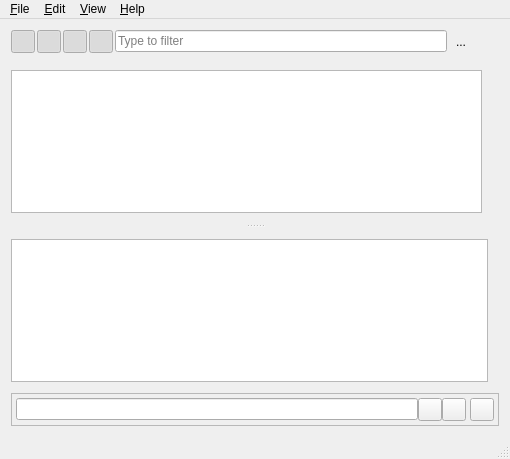
<?xml version="1.0" encoding="UTF-8"?>
<ui version="4.0">
 <class>MainWindow</class>
 <widget class="QMainWindow" name="MainWindow">
  <property name="geometry">
   <rect>
    <x>0</x>
    <y>0</y>
    <width>510</width>
    <height>459</height>
   </rect>
  </property>
  <property name="windowTitle">
   <string>EVE LogLite - %1</string>
  </property>
  <widget class="QWidget" name="centralWidget">
   <layout class="QVBoxLayout" name="verticalLayout">
    <item>
     <layout class="QHBoxLayout" name="horizontalLayout">
      <property name="spacing">
       <number>2</number>
      </property>
      <property name="topMargin">
       <number>0</number>
      </property>
      <item>
       <widget class="QToolButton" name="errorFilter">
        <property name="text">
         <string/>
        </property>
        <property name="icon">
         <iconset resource="resources.qrc">
          <normaloff>:/default/error</normaloff>:/default/error</iconset>
        </property>
        <property name="checkable">
         <bool>true</bool>
        </property>
        <property name="checked">
         <bool>true</bool>
        </property>
        <property name="autoRaise">
         <bool>true</bool>
        </property>
       </widget>
      </item>
      <item>
       <widget class="QToolButton" name="warningFilter">
        <property name="text">
         <string/>
        </property>
        <property name="icon">
         <iconset resource="resources.qrc">
          <normaloff>:/default/warning</normaloff>:/default/warning</iconset>
        </property>
        <property name="checkable">
         <bool>true</bool>
        </property>
        <property name="checked">
         <bool>true</bool>
        </property>
        <property name="autoRaise">
         <bool>true</bool>
        </property>
       </widget>
      </item>
      <item>
       <widget class="QToolButton" name="noticeFilter">
        <property name="text">
         <string/>
        </property>
        <property name="icon">
         <iconset resource="resources.qrc">
          <normaloff>:/default/notice</normaloff>:/default/notice</iconset>
        </property>
        <property name="checkable">
         <bool>true</bool>
        </property>
        <property name="checked">
         <bool>true</bool>
        </property>
        <property name="autoRaise">
         <bool>true</bool>
        </property>
       </widget>
      </item>
      <item>
       <widget class="QToolButton" name="infoFilter">
        <property name="text">
         <string/>
        </property>
        <property name="icon">
         <iconset resource="resources.qrc">
          <normaloff>:/default/info</normaloff>:/default/info</iconset>
        </property>
        <property name="checkable">
         <bool>true</bool>
        </property>
        <property name="checked">
         <bool>true</bool>
        </property>
        <property name="autoRaise">
         <bool>true</bool>
        </property>
       </widget>
      </item>
      <item>
       <widget class="QLineEdit" name="textFilter">
        <property name="placeholderText">
         <string>Type to filter</string>
        </property>
        <property name="clearButtonEnabled">
         <bool>true</bool>
        </property>
       </widget>
      </item>
      <item>
       <widget class="QToolButton" name="highlightsButton">
        <property name="contextMenuPolicy">
         <enum>Qt::PreventContextMenu</enum>
        </property>
        <property name="toolTip">
         <string>None</string>
        </property>
        <property name="text">
         <string>...</string>
        </property>
        <property name="icon">
         <iconset resource="resources.qrc">
          <normaloff>:/default/nohighlights</normaloff>:/default/nohighlights</iconset>
        </property>
        <property name="autoRaise">
         <bool>true</bool>
        </property>
       </widget>
      </item>
      <item>
       <widget class="QToolButton" name="filterButton">
        <property name="contextMenuPolicy">
         <enum>Qt::CustomContextMenu</enum>
        </property>
        <property name="toolTip">
         <string>None</string>
        </property>
        <property name="text">
         <string/>
        </property>
        <property name="icon">
         <iconset resource="resources.qrc">
          <normaloff>:/default/nofilter</normaloff>:/default/nofilter</iconset>
        </property>
        <property name="checkable">
         <bool>false</bool>
        </property>
        <property name="popupMode">
         <enum>QToolButton::InstantPopup</enum>
        </property>
        <property name="toolButtonStyle">
         <enum>Qt::ToolButtonFollowStyle</enum>
        </property>
        <property name="autoRaise">
         <bool>true</bool>
        </property>
        <property name="arrowType">
         <enum>Qt::NoArrow</enum>
        </property>
       </widget>
      </item>
     </layout>
    </item>
    <item>
     <layout class="QHBoxLayout" name="horizontalLayout_3">
      <property name="leftMargin">
       <number>0</number>
      </property>
      <item>
       <widget class="QWidget" name="tableParent" native="true">
        <layout class="QVBoxLayout" name="verticalLayout_2">
         <property name="spacing">
          <number>0</number>
         </property>
         <property name="leftMargin">
          <number>0</number>
         </property>
         <property name="topMargin">
          <number>0</number>
         </property>
         <property name="rightMargin">
          <number>0</number>
         </property>
         <property name="bottomMargin">
          <number>0</number>
         </property>
         <item>
          <widget class="QWidget" name="widget" native="true">
           <property name="minimumSize">
            <size>
             <width>0</width>
             <height>50</height>
            </size>
           </property>
           <layout class="QVBoxLayout" name="verticalLayout_3">
            <property name="leftMargin">
             <number>0</number>
            </property>
            <property name="topMargin">
             <number>0</number>
            </property>
            <property name="rightMargin">
             <number>0</number>
            </property>
            <property name="bottomMargin">
             <number>0</number>
            </property>
            <item>
             <widget class="QSplitter" name="splitter">
              <property name="orientation">
               <enum>Qt::Vertical</enum>
              </property>
              <widget class="QWidget" name="horizontalLayoutWidget_2">
               <layout class="QHBoxLayout" name="horizontalLayout_5">
                <property name="spacing">
                 <number>0</number>
                </property>
                <property name="leftMargin">
                 <number>0</number>
                </property>
                <item>
                 <widget class="LogView" name="tableView">
                  <property name="sizePolicy">
                   <sizepolicy hsizetype="Expanding" vsizetype="Expanding">
                    <horstretch>0</horstretch>
                    <verstretch>1</verstretch>
                   </sizepolicy>
                  </property>
                  <property name="contextMenuPolicy">
                   <enum>Qt::CustomContextMenu</enum>
                  </property>
                  <property name="tabKeyNavigation">
                   <bool>false</bool>
                  </property>
                  <property name="selectionBehavior">
                   <enum>QAbstractItemView::SelectRows</enum>
                  </property>
                  <property name="verticalScrollMode">
                   <enum>QAbstractItemView::ScrollPerPixel</enum>
                  </property>
                  <property name="gridStyle">
                   <enum>Qt::DotLine</enum>
                  </property>
                  <property name="wordWrap">
                   <bool>false</bool>
                  </property>
                  <attribute name="horizontalHeaderMinimumSectionSize">
                   <number>28</number>
                  </attribute>
                  <attribute name="horizontalHeaderHighlightSections">
                   <bool>false</bool>
                  </attribute>
                  <attribute name="horizontalHeaderStretchLastSection">
                   <bool>true</bool>
                  </attribute>
                  <attribute name="verticalHeaderVisible">
                   <bool>true</bool>
                  </attribute>
                  <attribute name="verticalHeaderDefaultSectionSize">
                   <number>23</number>
                  </attribute>
                  <attribute name="verticalHeaderHighlightSections">
                   <bool>true</bool>
                  </attribute>
                  <attribute name="verticalHeaderStretchLastSection">
                   <bool>false</bool>
                  </attribute>
                 </widget>
                </item>
                <item>
                 <widget class="LogMap" name="logMap" native="true">
                  <property name="minimumSize">
                   <size>
                    <width>6</width>
                    <height>0</height>
                   </size>
                  </property>
                 </widget>
                </item>
               </layout>
              </widget>
              <widget class="QWidget" name="horizontalLayoutWidget_3">
               <layout class="QHBoxLayout" name="horizontalLayout_6">
                <property name="leftMargin">
                 <number>0</number>
                </property>
                <item>
                 <widget class="QTextBrowser" name="messageText">
                  <property name="focusPolicy">
                   <enum>Qt::StrongFocus</enum>
                  </property>
                  <property name="tabChangesFocus">
                   <bool>true</bool>
                  </property>
                  <property name="readOnly">
                   <bool>true</bool>
                  </property>
                  <property name="openLinks">
                   <bool>false</bool>
                  </property>
                 </widget>
                </item>
               </layout>
              </widget>
             </widget>
            </item>
           </layout>
          </widget>
         </item>
         <item>
          <widget class="QFrame" name="searchBox">
           <property name="autoFillBackground">
            <bool>true</bool>
           </property>
           <property name="frameShape">
            <enum>QFrame::StyledPanel</enum>
           </property>
           <property name="frameShadow">
            <enum>QFrame::Plain</enum>
           </property>
           <layout class="QHBoxLayout" name="horizontalLayout_2">
            <property name="spacing">
             <number>0</number>
            </property>
            <property name="leftMargin">
             <number>4</number>
            </property>
            <property name="topMargin">
             <number>4</number>
            </property>
            <property name="rightMargin">
             <number>4</number>
            </property>
            <property name="bottomMargin">
             <number>4</number>
            </property>
            <item>
             <widget class="QLineEdit" name="searchText">
              <property name="clearButtonEnabled">
               <bool>true</bool>
              </property>
             </widget>
            </item>
            <item>
             <widget class="QToolButton" name="searchUp">
              <property name="text">
               <string/>
              </property>
              <property name="icon">
               <iconset resource="resources.qrc">
                <normaloff>:/default/searchUp</normaloff>:/default/searchUp</iconset>
              </property>
             </widget>
            </item>
            <item>
             <widget class="QToolButton" name="searchDown">
              <property name="text">
               <string/>
              </property>
              <property name="icon">
               <iconset resource="resources.qrc">
                <normaloff>:/default/searchDown</normaloff>:/default/searchDown</iconset>
              </property>
             </widget>
            </item>
            <item>
             <spacer name="horizontalSpacer">
              <property name="orientation">
               <enum>Qt::Horizontal</enum>
              </property>
              <property name="sizeType">
               <enum>QSizePolicy::Fixed</enum>
              </property>
              <property name="sizeHint" stdset="0">
               <size>
                <width>4</width>
                <height>20</height>
               </size>
              </property>
             </spacer>
            </item>
            <item>
             <widget class="QToolButton" name="searchClose">
              <property name="text">
               <string/>
              </property>
              <property name="icon">
               <iconset resource="resources.qrc">
                <normaloff>:/default/searchClose</normaloff>:/default/searchClose</iconset>
              </property>
             </widget>
            </item>
           </layout>
          </widget>
         </item>
        </layout>
       </widget>
      </item>
     </layout>
    </item>
   </layout>
  </widget>
  <widget class="QStatusBar" name="statusBar"/>
  <widget class="QMenuBar" name="menuBar">
   <property name="geometry">
    <rect>
     <x>0</x>
     <y>0</y>
     <width>510</width>
     <height>20</height>
    </rect>
   </property>
   <widget class="QMenu" name="menu_Seach">
    <property name="title">
     <string>&amp;Edit</string>
    </property>
    <addaction name="actionSelectAll"/>
    <addaction name="actionCopy"/>
    <addaction name="actionCopyMessagesOnly"/>
    <addaction name="separator"/>
    <addaction name="actionFind"/>
    <addaction name="actionNextError"/>
    <addaction name="actionPreviousError"/>
    <addaction name="actionNextWarning"/>
    <addaction name="actionPreviousWarning"/>
    <addaction name="actionNextNotice"/>
    <addaction name="actionPreviousNotice"/>
    <addaction name="separator"/>
    <addaction name="actionScrollToBeginning"/>
    <addaction name="actionScrollToEnd"/>
    <addaction name="separator"/>
    <addaction name="actionClear"/>
   </widget>
   <widget class="QMenu" name="menu_File">
    <property name="title">
     <string>&amp;File</string>
    </property>
    <widget class="QMenu" name="menu_Disconnect_Client">
     <property name="title">
      <string>&amp;Disconnect Client</string>
     </property>
     <addaction name="actionDisconnectAll"/>
    </widget>
    <addaction name="actionOpen"/>
    <addaction name="actionSaveAs"/>
    <addaction name="actionExport"/>
    <addaction name="separator"/>
    <addaction name="menu_Disconnect_Client"/>
    <addaction name="separator"/>
    <addaction name="actionServerMode"/>
    <addaction name="separator"/>
    <addaction name="actionExit"/>
   </widget>
   <widget class="QMenu" name="menu_View">
    <property name="title">
     <string>&amp;View</string>
    </property>
    <widget class="QMenu" name="menuColumns">
     <property name="title">
      <string>Columns</string>
     </property>
     <addaction name="actionTime"/>
     <addaction name="actionPID"/>
     <addaction name="actionExecutable"/>
     <addaction name="actionMachine"/>
     <addaction name="actionModule"/>
     <addaction name="actionChannel"/>
     <addaction name="actionMessage"/>
    </widget>
    <widget class="QMenu" name="menuFilters">
     <property name="title">
      <string>Filters</string>
     </property>
     <addaction name="actionFilterNone"/>
     <addaction name="separator"/>
     <addaction name="actionEditFilters"/>
    </widget>
    <widget class="QMenu" name="menuHighlights">
     <property name="title">
      <string>Highlights</string>
     </property>
     <addaction name="actionHighlightNone"/>
     <addaction name="separator"/>
     <addaction name="actionEditHighlights"/>
    </widget>
    <addaction name="menuColumns"/>
    <addaction name="menuFilters"/>
    <addaction name="menuHighlights"/>
    <addaction name="actionSplitByPIDs"/>
    <addaction name="actionSettings"/>
   </widget>
   <widget class="QMenu" name="menu_Help">
    <property name="title">
     <string>&amp;Help</string>
    </property>
    <addaction name="actionAboutLogLite"/>
    <addaction name="actionAboutQt"/>
   </widget>
   <addaction name="menu_File"/>
   <addaction name="menu_Seach"/>
   <addaction name="menu_View"/>
   <addaction name="menu_Help"/>
  </widget>
  <action name="actionFind">
   <property name="text">
    <string>&amp;Find...</string>
   </property>
   <property name="shortcut">
    <string>Ctrl+F</string>
   </property>
  </action>
  <action name="actionOpen">
   <property name="text">
    <string>&amp;Open...</string>
   </property>
  </action>
  <action name="actionSaveAs">
   <property name="text">
    <string>Save &amp;as...</string>
   </property>
  </action>
  <action name="actionExit">
   <property name="text">
    <string>E&amp;xit</string>
   </property>
  </action>
  <action name="actionClear">
   <property name="text">
    <string>C&amp;lear</string>
   </property>
  </action>
  <action name="actionCloseFind">
   <property name="text">
    <string>CloseFind</string>
   </property>
   <property name="shortcut">
    <string>Esc</string>
   </property>
  </action>
  <action name="actionSelectAll">
   <property name="text">
    <string>&amp;Select All</string>
   </property>
  </action>
  <action name="actionCopy">
   <property name="text">
    <string>&amp;Copy</string>
   </property>
  </action>
  <action name="actionExport">
   <property name="text">
    <string>Export as text...</string>
   </property>
  </action>
  <action name="actionTime">
   <property name="checkable">
    <bool>true</bool>
   </property>
   <property name="text">
    <string>Time</string>
   </property>
  </action>
  <action name="actionPID">
   <property name="checkable">
    <bool>true</bool>
   </property>
   <property name="text">
    <string>PID</string>
   </property>
  </action>
  <action name="actionMachine">
   <property name="checkable">
    <bool>true</bool>
   </property>
   <property name="text">
    <string>Machine</string>
   </property>
  </action>
  <action name="actionModule">
   <property name="checkable">
    <bool>true</bool>
   </property>
   <property name="text">
    <string>Module</string>
   </property>
  </action>
  <action name="actionChannel">
   <property name="checkable">
    <bool>true</bool>
   </property>
   <property name="text">
    <string>Channel</string>
   </property>
  </action>
  <action name="actionMessage">
   <property name="checkable">
    <bool>true</bool>
   </property>
   <property name="text">
    <string>Message</string>
   </property>
  </action>
  <action name="actionNextError">
   <property name="text">
    <string>Next Error</string>
   </property>
   <property name="shortcut">
    <string>E</string>
   </property>
  </action>
  <action name="actionPreviousError">
   <property name="text">
    <string>Previous Error</string>
   </property>
   <property name="shortcut">
    <string>Shift+E</string>
   </property>
  </action>
  <action name="actionNextWarning">
   <property name="text">
    <string>Next Warning</string>
   </property>
   <property name="shortcut">
    <string>W</string>
   </property>
  </action>
  <action name="actionPreviousWarning">
   <property name="text">
    <string>Previous Warning</string>
   </property>
   <property name="shortcut">
    <string>Shift+W</string>
   </property>
  </action>
  <action name="actionNextNotice">
   <property name="text">
    <string>Next Notice</string>
   </property>
   <property name="shortcut">
    <string>N</string>
   </property>
  </action>
  <action name="actionPreviousNotice">
   <property name="text">
    <string>Previous Notice</string>
   </property>
   <property name="shortcut">
    <string>Shift+N</string>
   </property>
  </action>
  <action name="actionExecutable">
   <property name="checkable">
    <bool>true</bool>
   </property>
   <property name="text">
    <string>Executable</string>
   </property>
  </action>
  <action name="actionAboutLogLite">
   <property name="text">
    <string>About LogLite...</string>
   </property>
   <property name="menuRole">
    <enum>QAction::AboutRole</enum>
   </property>
  </action>
  <action name="actionSettings">
   <property name="text">
    <string>&amp;Settings...</string>
   </property>
  </action>
  <action name="actionScrollToBeginning">
   <property name="text">
    <string>Scroll To Beginning</string>
   </property>
   <property name="shortcut">
    <string>Home</string>
   </property>
  </action>
  <action name="actionScrollToEnd">
   <property name="text">
    <string>Scroll To End</string>
   </property>
   <property name="shortcut">
    <string>End</string>
   </property>
  </action>
  <action name="actionSplitByPIDs">
   <property name="checkable">
    <bool>true</bool>
   </property>
   <property name="text">
    <string>Split By PIDs</string>
   </property>
  </action>
  <action name="actionActionFilterNone">
   <property name="checkable">
    <bool>true</bool>
   </property>
   <property name="text">
    <string>actionFilterNone</string>
   </property>
  </action>
  <action name="actionServerMode">
   <property name="checkable">
    <bool>true</bool>
   </property>
   <property name="text">
    <string>Server Mode</string>
   </property>
  </action>
  <action name="actionEditFilters">
   <property name="text">
    <string>&amp;Edit Filters...</string>
   </property>
  </action>
  <action name="actionEditHighlights">
   <property name="text">
    <string>Edit &amp;Highlights...</string>
   </property>
  </action>
  <action name="actionFilterNone">
   <property name="checkable">
    <bool>true</bool>
   </property>
   <property name="checked">
    <bool>true</bool>
   </property>
   <property name="text">
    <string>None</string>
   </property>
  </action>
  <action name="actionHighlightNone">
   <property name="checkable">
    <bool>true</bool>
   </property>
   <property name="checked">
    <bool>true</bool>
   </property>
   <property name="text">
    <string>None</string>
   </property>
  </action>
  <action name="actionDisconnectAll">
   <property name="text">
    <string>Disconnect All</string>
   </property>
   <property name="shortcut">
    <string>Ctrl+Shift+D</string>
   </property>
  </action>
  <action name="actionAboutQt">
   <property name="text">
    <string>About Qt...</string>
   </property>
   <property name="menuRole">
    <enum>QAction::AboutQtRole</enum>
   </property>
  </action>
  <action name="actionCopyMessagesOnly">
   <property name="text">
    <string>Copy Messages Only</string>
   </property>
   <property name="shortcut">
    <string>Ctrl+Shift+C</string>
   </property>
  </action>
 </widget>
 <layoutdefault spacing="6" margin="11"/>
 <customwidgets>
  <customwidget>
   <class>LogMap</class>
   <extends>QWidget</extends>
   <header>logmap.h</header>
   <container>1</container>
  </customwidget>
  <customwidget>
   <class>LogView</class>
   <extends>QTableView</extends>
   <header>logview.h</header>
  </customwidget>
 </customwidgets>
 <resources>
  <include location="resources.qrc"/>
 </resources>
 <connections/>
</ui>
